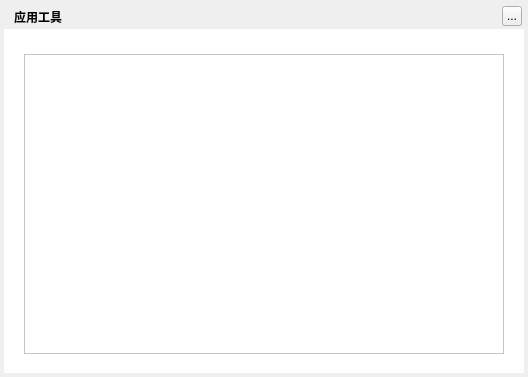
<?xml version="1.0" encoding="UTF-8"?>
<ui version="4.0">
 <class>MusicToolSetsWidget</class>
 <widget class="QWidget" name="MusicToolSetsWidget">
  <property name="geometry">
   <rect>
    <x>0</x>
    <y>0</y>
    <width>528</width>
    <height>377</height>
   </rect>
  </property>
  <property name="windowTitle">
   <string>文件管理</string>
  </property>
  <widget class="QLabel" name="background">
   <property name="geometry">
    <rect>
     <x>4</x>
     <y>4</y>
     <width>520</width>
     <height>369</height>
    </rect>
   </property>
   <property name="text">
    <string/>
   </property>
  </widget>
  <widget class="QLabel" name="topTitleName">
   <property name="geometry">
    <rect>
     <x>14</x>
     <y>4</y>
     <width>171</width>
     <height>25</height>
    </rect>
   </property>
   <property name="styleSheet">
    <string notr="true">color:&quot;#FFFFFF&quot;;font-weight:bold</string>
   </property>
   <property name="text">
    <string>应用工具</string>
   </property>
  </widget>
  <widget class="QToolButton" name="topTitleCloseButton">
   <property name="geometry">
    <rect>
     <x>502</x>
     <y>6</y>
     <width>20</width>
     <height>20</height>
    </rect>
   </property>
   <property name="text">
    <string>...</string>
   </property>
  </widget>
  <widget class="QWidget" name="backgroundMask" native="true">
   <property name="geometry">
    <rect>
     <x>4</x>
     <y>29</y>
     <width>520</width>
     <height>344</height>
    </rect>
   </property>
   <property name="styleSheet">
    <string notr="true">QWidget{background:white;}
QLabel{background:transparent;}</string>
   </property>
   <widget class="QListWidget" name="listItemWidget">
    <property name="geometry">
     <rect>
      <x>20</x>
      <y>25</y>
      <width>480</width>
      <height>300</height>
     </rect>
    </property>
   </widget>
  </widget>
  <zorder>background</zorder>
  <zorder>backgroundMask</zorder>
  <zorder>topTitleName</zorder>
  <zorder>topTitleCloseButton</zorder>
 </widget>
 <resources/>
 <connections/>
</ui>
